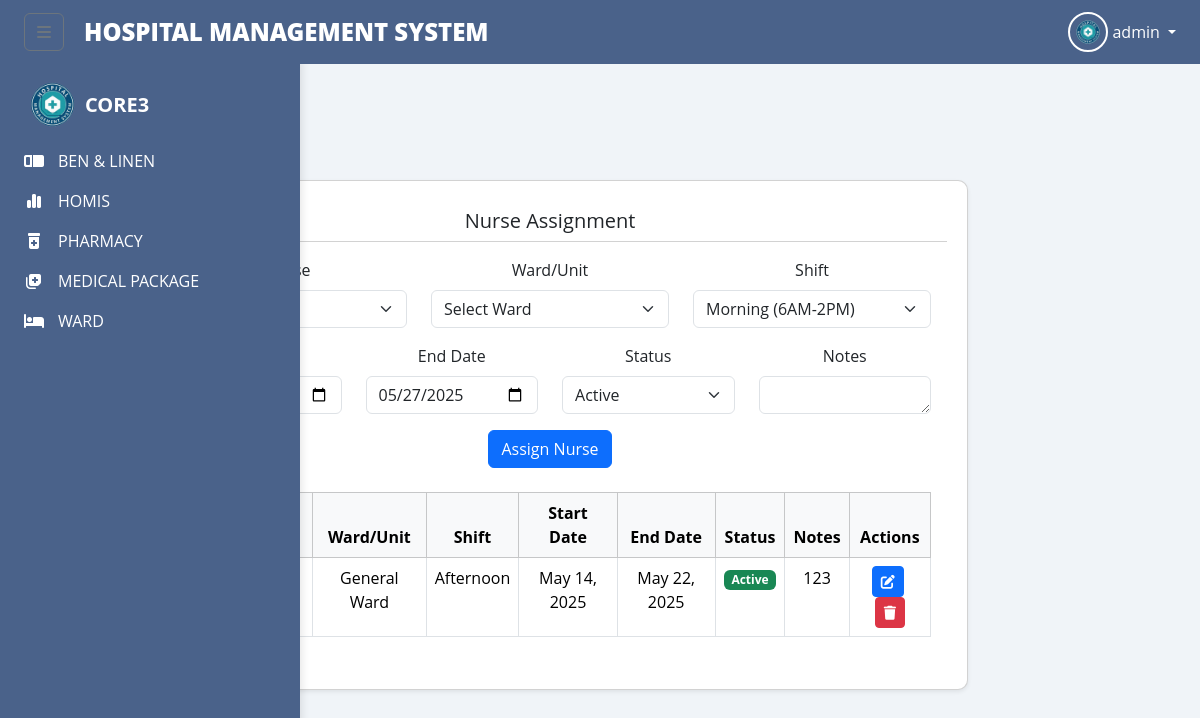
Screenshot of /nurse_assignment.php (signed in) with the database file from the repository.
### tables this page shows
CREATE TABLE `nurse_assignments` (
  `assignment_id` int(11) NOT NULL,
  `nurse_id` int(11) NOT NULL,
  `ward_id` int(11) NOT NULL,
  `shift` enum('morning','afternoon','night') NOT NULL,
  `start_date` date NOT NULL,
  `end_date` date NOT NULL,
  `status` enum('active','completed','cancelled') NOT NULL DEFAULT 'active',
  `notes` text DEFAULT NULL,
  `created_by` int(11) NOT NULL,
  `created_at` timestamp NOT NULL DEFAULT current_timestamp()
);

CREATE TABLE `wards` (
  `ward_id` int(11) NOT NULL,
  `ward_name` varchar(100) NOT NULL,
  `capacity` int(11) NOT NULL,
  `floor` varchar(20) DEFAULT NULL,
  `created_at` timestamp NOT NULL DEFAULT current_timestamp()
);

### nurse_assignment.php (the view, shortened to what this page needs)
<?php
include 'config.php';
$conn->query("SET FOREIGN_KEY_CHECKS=0");
$conn->query("SET FOREIGN_KEY_CHECKS=1");
?>
<!DOCTYPE html>
<html lang="en">
<head>
    <link href="https://cdn.jsdelivr.net/npm/bootstrap@5.3.3/dist/css/bootstrap.min.css" rel="stylesheet">
    <link rel="stylesheet" href="https://cdnjs.cloudflare.com/ajax/libs/font-awesome/6.5.2/css/all.min.css">
    <link href='https://unpkg.com/boxicons@2.1.4/css/boxicons.min.css' rel='stylesheet'>
    <link rel="stylesheet" href="../components/tm.css">
</head>
<body>
    <?php include_once 'index.php'; ?>
    <div class="main-content">
        <div class="container-fluid">
            <div class="row">
                <div class="col-12">
                    <div class="card shadow-sm">
                        <div class="card-header bg-white">
                            <h5 class="mb-0">Nurse Assignment</h5>
                        </div>
                        <div class="card-body">
                            <form method="POST" class="mb-4">
                                <div class="row">
                                    <div class="col-md-4 mb-3">
                                        <label class="form-label">Nurse</label>
                                    </div>
                                    <div class="col-md-4 mb-3">
                                        <label class="form-label">Ward/Unit</label>
                                        <select name="ward_id" class="form-select" required>
                                            <option value="">Select Ward</option>
                                        </select>
                                    </div>
                                    <div class="col-md-4 mb-3">
                                        <label class="form-label">Shift</label>
                                        <select name="shift" class="form-select" required>
                                            <option value="morning">Morning (6AM-2PM)</option>
                                        </select>
                                    </div>
                                </div>
                                <div class="row">
                                    <div class="col-md-3 mb-3">
                                        <label class="form-label">Start Date</label>
                                    </div>
                                    <div class="col-md-3 mb-3">
                                        <label class="form-label">End Date</label>
                                        <input type="date" name="end_date" class="form-control" value="<?php echo date('Y-m-d', strtotime('+7 days')); ?>" required>
                                    </div>
                                    <div class="col-md-3 mb-3">
                                        <label class="form-label">Status</label>
                                        <select name="status" class="form-select" required>
                                            <option value="active">Active</option>
                                        </select>
                                    </div>
                                    <div class="col-md-3 mb-3">
                                        <label class="form-label">Notes</label>
                                        <textarea name="notes" class="form-control" rows="1"></textarea>
                                    </div>
                                </div>
                                <button type="submit" class="btn btn-primary">Assign Nurse</button>
                            </form>
                            <div class="table-responsive mt-4">
                                <table class="table table-hover table-bordered">
                                    <thead class="table-light">
                                        <tr>
                                            <th>ID</th>
                                            <th>Nurse Name</th>
                                            <th>Ward/Unit</th>
                                            <th>Shift</th>
                                            <th>Start Date</th>
                                            <th>End Date</th>
                                            <th>Status</th>
                                            <th>Notes</th>
                                            <th>Actions</th>
                                        </tr>
                                    </thead>
                                    <tbody>
                                        <?php
                                        $query = "SELECT na.*,
                                                CONCAT(n.first_name, ' ', n.last_name, ' - ', n.designation) as nurse_name,
                                                w.ward_name
                                                FROM nurse_assignments na
                                                LEFT JOIN nurses n ON na.nurse_id = n.nurse_id
                                                LEFT JOIN wards w ON na.ward_id = w.ward_id
                                                ORDER BY na.created_at DESC";
                                        $result = $conn->query($query);
                                        if ($result && $result->num_rows > 0) {
                                            while ($row = $result->fetch_assoc()) {
                                                echo "<tr>";
                                                echo "<td>" . htmlspecialchars($row['assignment_id']) . "</td>";
                                                echo "<td>" . htmlspecialchars($row['nurse_name']) . "</td>";
                                                echo "<td>" . htmlspecialchars($row['ward_name']) . "</td>";
                                                echo "<td>" . ucfirst(htmlspecialchars($row['shift'])) . "</td>";
                                                echo "<td>" . date('M d, Y', strtotime($row['start_date'])) . "</td>";
                                                echo "<td>" . date('M d, Y', strtotime($row['end_date'])) . "</td>";
                                                echo "<td>";
                                                $statusClass = '';
                                                switch($row['status']) {
                                                    case 'active':
                                                        $statusClass = 'bg-success';
                                                        break;
                                                }
                                                echo "<span class='badge {$statusClass}'>" . ucfirst($row['status']) . "</span>";
                                                echo "</td>";
                                                echo "<td>" . htmlspecialchars($row['notes'] ?? '') . "</td>";
                                                echo "<td>";
                                                echo "<button class='btn btn-sm btn-primary me-1' onclick='editAssignment(" .
                                                    $row['assignment_id'] . ", " .
                                                    $row['ward_id'] . ", \"" .
                                                    $row['shift'] . "\", \"" .
                                                    $row['status'] . "\", \"" .
                                                    addslashes($row['notes'] ?? '') . "\")'>";
                                                echo "<i class='fas fa-edit'></i></button>";
                                                echo "<a href='?delete=" . $row['assignment_id'] . "' class='btn btn-sm btn-danger' onclick='return confirm(\"Are you sure you want to delete this assignment?\")'>";
                                                echo "<i class='fas fa-trash'></i></a>";
                                                echo "</td>";
                                                echo "</tr>";
                                            }
                                        } else {
                                            echo "<tr><td colspan='9' class='text-center'>No assignments found</td></tr>";
                                        }
                                        ?>
                                    </tbody>
                                </table>
                            </div>
                        </div>
                    </div>
                </div>
            </div>
        </div>
    </div>
</body>
</html>

### nurse_assignment.php (style rules this page uses)
.main-content { margin-left: 300px; transition: margin-left 0.3s; padding: 20px; width: calc(100% - 300px); }
.container-fluid { padding: 0; margin: 0; width: 100%; }
.card { margin-bottom: 20px; }

### index.php (style rules this page uses)
body { font-family: 'Open Sans', sans-serif; background-color: #F0F4F8; }
.main-content { margin-left: 0; transition: margin-left 0.3s; padding-top: 64px; }
#sidebar:not(.collapsed) ~ .main-content { margin-left: 100px; }
.card { background-color: #fff; border-radius: 10px; box-shadow: 0 6px 12px rgba(0,0,0,0.08); padding: 20px; flex: 1 1 250px; text-align: center; transition: transform 0.3s, box-shadow 0.3s; }

### rows the page displays
nurse_assignments: ward.ward_name "General Ward", shift "Afternoon", start_date "May 14, 2025", end_date "May 22, 2025", status "Active", notes "123"

### other values shown
$_SESSION['account_type'] "admin"
